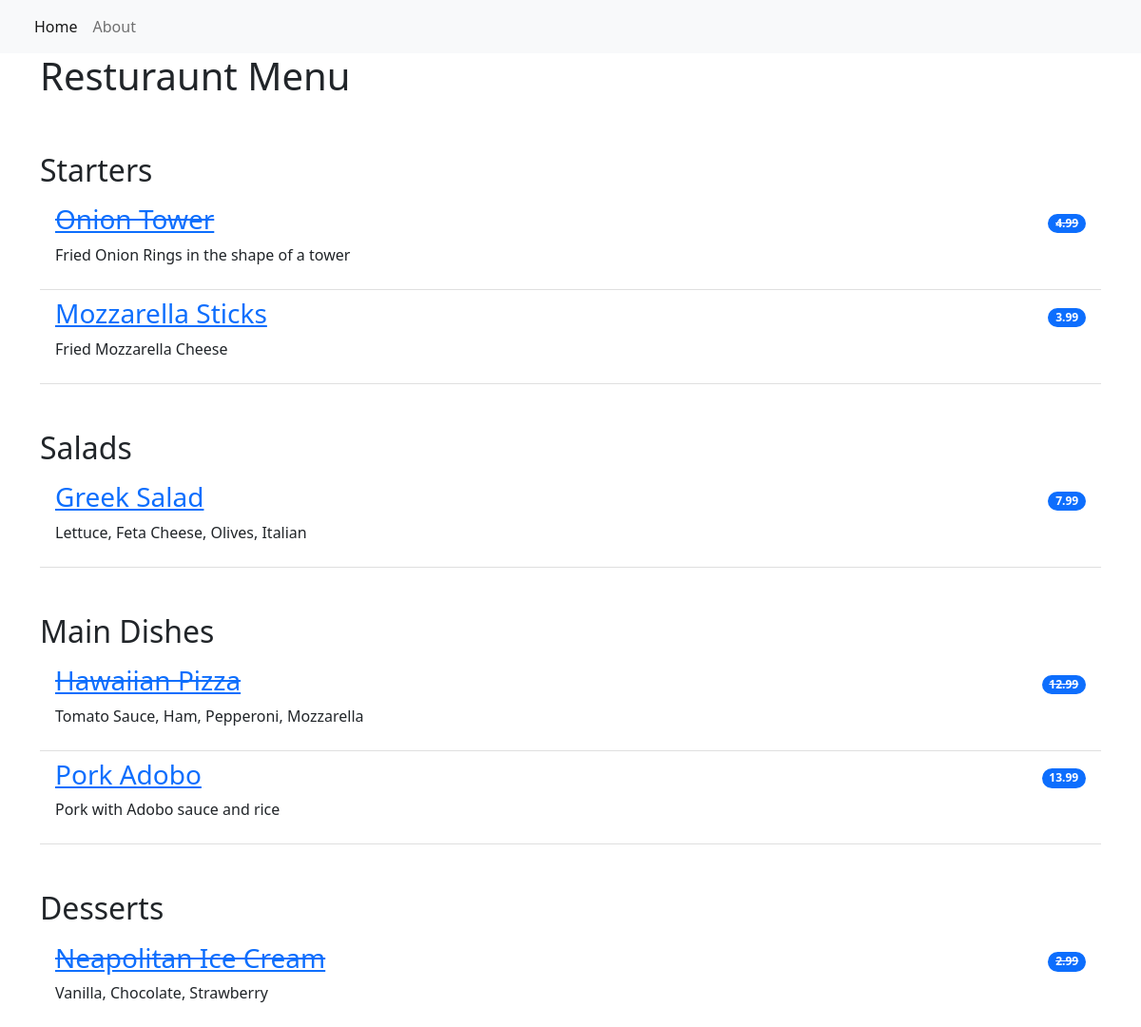
The page / on the database its author committed.
### restaurant_menu/models.py (models this page shows, shortened)
class Item(models.Model):
    meal = models.CharField(max_length=1000, unique=True)   #this is a column in a database
    description = models.CharField(max_length=2000)
    price = models.DecimalField(max_digits=8, decimal_places=2)
    meal_type = models.CharField(max_length=500, choices = MEAL_TYPE)
    author = models.ForeignKey(User, on_delete=models.PROTECT)      #CASCADE will delete all meals from the User who is deleted
    status = models.IntegerField(choices=STATUS, default=1)
    date_created = models.DateTimeField(auto_now_add=True)
    date_modified = models.DateTimeField(auto_now=True)

### restaurant_menu/views.py (the view)
# urls.py: path('', views.MenuList.as_view(), name='home'),    #when the visitor the homes page, then get all information from index.html3=
class MenuList(generic.ListView):   #this function requires very name specific variable
    queryset = Item.objects.order_by('date_created')
    template_name = 'index.html'
    def get_context_data(self, **kwargs): #this is specific named for django
        context = super().get_context_data(**kwargs)    #this will pull the data from the database
        context['meals'] = MEAL_TYPE
        return context

### templates/index.html
{% extends 'base.html' %}
{% block content %}
<div class="container">
    <h1>Resturaunt Menu</h1>
    <ul class="list-group list-group-flush">
        {% for meal in meals %}
            <h2 class="pt-5">{{ meal.1 }}</h2>
            {% for m in item_list %}
                {% if m.meal_type == meal.0 %}
                    <li class="list-group-item d-flex justify-content-between align-items-center border-0 pb-0">
                        {% if m.status == 0 %}
                        <a href="{% url 'menu_item' m.pk %}"><h3><del>{{ m.meal }}</del></h3></a>
                        <span class="badge bg-primary rounded-pill"><s>{{ m.price }}</s></span>
                        {% else %}
                        <a href="{% url 'menu_item' m.pk %}"><h3>{{ m.meal }}</h3></a>
                        <span class="badge bg-primary rounded-pill">{{ m.price }}</span>
                        {% endif %}
                    </li>
                    <li class="list-group-item pt-0">
                        <p>{{ m.description }}</p>
                    </li>
                {% endif %}
            {% endfor %}
        {% endfor %}
    </ul>
</div>
{% endblock content %}

### rows shown on the page
Item: meal "Onion Tower", price "4.99", description "Fried Onion Rings in the shape of a tower"
Item: meal "Mozzarella Sticks", price "3.99", description "Fried Mozzarella Cheese"
Item: meal "Greek Salad", price "7.99", description "Lettuce, Feta Cheese, Olives, Italian"
Item: meal "Hawaiian Pizza", price "12.99", description "Tomato Sauce, Ham, Pepperoni, Mozzarella"
Item: meal "Pork Adobo", price "13.99", description "Pork with Adobo sauce and rice"
Item: meal "Neapolitan Ice Cream", price "2.99", description "Vanilla, Chocolate, Strawberry"

### other values the page prints
{{ meal.1 }} "Starters" "Salads" "Main Dishes" "Desserts"
